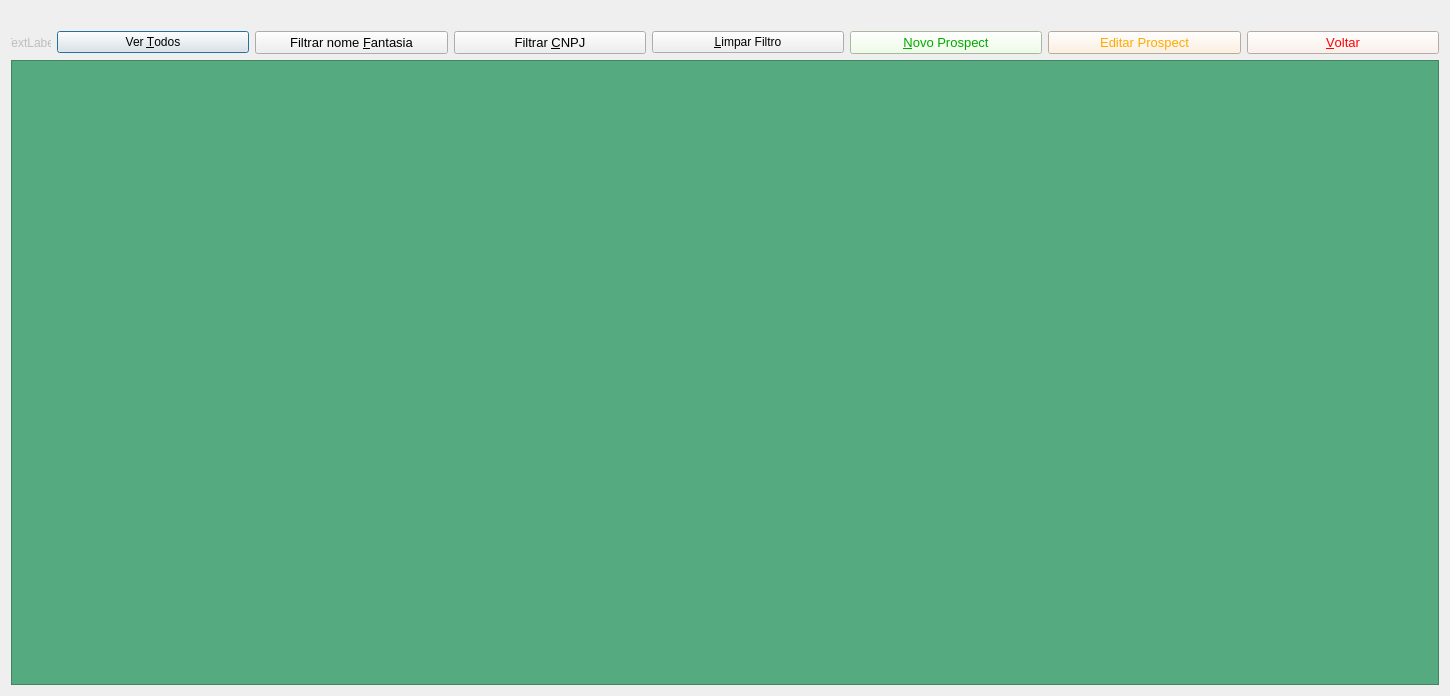
<?xml version="1.0" encoding="UTF-8"?>
<ui version="4.0">
 <class>prospect_ti</class>
 <widget class="QDialog" name="prospect_ti">
  <property name="geometry">
   <rect>
    <x>0</x>
    <y>0</y>
    <width>1450</width>
    <height>696</height>
   </rect>
  </property>
  <property name="windowTitle">
   <string>Prospects </string>
  </property>
  <layout class="QVBoxLayout" name="verticalLayout_2">
   <item>
    <layout class="QHBoxLayout" name="horizontalLayout_2">
     <item>
      <spacer name="horizontalSpacer">
       <property name="orientation">
        <enum>Qt::Orientation::Horizontal</enum>
       </property>
       <property name="sizeHint" stdset="0">
        <size>
         <width>40</width>
         <height>20</height>
        </size>
       </property>
      </spacer>
     </item>
    </layout>
   </item>
   <item>
    <layout class="QVBoxLayout" name="verticalLayout">
     <item>
      <layout class="QHBoxLayout" name="horizontalLayout">
       <item>
        <widget class="QLabel" name="lb_qtde">
         <property name="enabled">
          <bool>false</bool>
         </property>
         <property name="maximumSize">
          <size>
           <width>40</width>
           <height>16777215</height>
          </size>
         </property>
         <property name="text">
          <string>TextLabel</string>
         </property>
         <property name="alignment">
          <set>Qt::AlignmentFlag::AlignCenter</set>
         </property>
        </widget>
       </item>
       <item>
        <widget class="QPushButton" name="bt_limpar_filtro">
         <property name="text">
          <string>Ver &amp;Todos</string>
         </property>
         <property name="shortcut">
          <string>Alt+T</string>
         </property>
        </widget>
       </item>
       <item>
        <widget class="QPushButton" name="bt_pesquisar">
         <property name="font">
          <font>
           <family>Tahoma</family>
           <pointsize>10</pointsize>
          </font>
         </property>
         <property name="toolTip">
          <string>Alt +f</string>
         </property>
         <property name="text">
          <string>Filtrar nome &amp;Fantasia</string>
         </property>
         <property name="shortcut">
          <string>Alt+F</string>
         </property>
        </widget>
       </item>
       <item>
        <widget class="QPushButton" name="bt_pesquisar_cnpj">
         <property name="font">
          <font>
           <family>Tahoma</family>
           <pointsize>10</pointsize>
          </font>
         </property>
         <property name="toolTip">
          <string>Alt + C</string>
         </property>
         <property name="text">
          <string>Filtrar &amp;CNPJ</string>
         </property>
         <property name="shortcut">
          <string>Alt+C</string>
         </property>
        </widget>
       </item>
       <item>
        <widget class="QPushButton" name="bt_limpar_filtro_2">
         <property name="text">
          <string>&amp;Limpar Filtro</string>
         </property>
         <property name="shortcut">
          <string>Alt+L</string>
         </property>
        </widget>
       </item>
       <item>
        <widget class="QPushButton" name="bt_novo">
         <property name="font">
          <font>
           <family>Tahoma</family>
           <pointsize>10</pointsize>
          </font>
         </property>
         <property name="toolTip">
          <string>Alt + N</string>
         </property>
         <property name="styleSheet">
          <string notr="true">color: rgb(0, 170, 0);
background-color: rgb(236, 255, 225);</string>
         </property>
         <property name="text">
          <string>&amp;Novo Prospect</string>
         </property>
         <property name="shortcut">
          <string>Alt+N</string>
         </property>
        </widget>
       </item>
       <item>
        <widget class="QPushButton" name="bt_editar">
         <property name="font">
          <font>
           <family>Tahoma</family>
           <pointsize>10</pointsize>
          </font>
         </property>
         <property name="styleSheet">
          <string notr="true">color: rgb(255, 170, 0); 
background-color: rgb(255, 239, 217);</string>
         </property>
         <property name="text">
          <string>Editar Prospect</string>
         </property>
        </widget>
       </item>
       <item>
        <widget class="QPushButton" name="bt_voltar">
         <property name="font">
          <font>
           <family>Tahoma</family>
           <pointsize>10</pointsize>
          </font>
         </property>
         <property name="toolTip">
          <string>Alt + V</string>
         </property>
         <property name="styleSheet">
          <string notr="true">color: rgb(255, 0, 0);
background-color: rgb(255, 238, 230); </string>
         </property>
         <property name="text">
          <string>&amp;Voltar</string>
         </property>
         <property name="shortcut">
          <string>Alt+V</string>
         </property>
        </widget>
       </item>
      </layout>
     </item>
     <item>
      <widget class="QTableWidget" name="tw_prospects">
       <property name="font">
        <font>
         <family>Tahoma</family>
         <pointsize>10</pointsize>
        </font>
       </property>
       <property name="styleSheet">
        <string notr="true">color: rgb(255, 255, 255);
background-color: rgb(85, 170, 127);</string>
       </property>
      </widget>
     </item>
    </layout>
   </item>
  </layout>
 </widget>
 <resources/>
 <connections/>
</ui>
